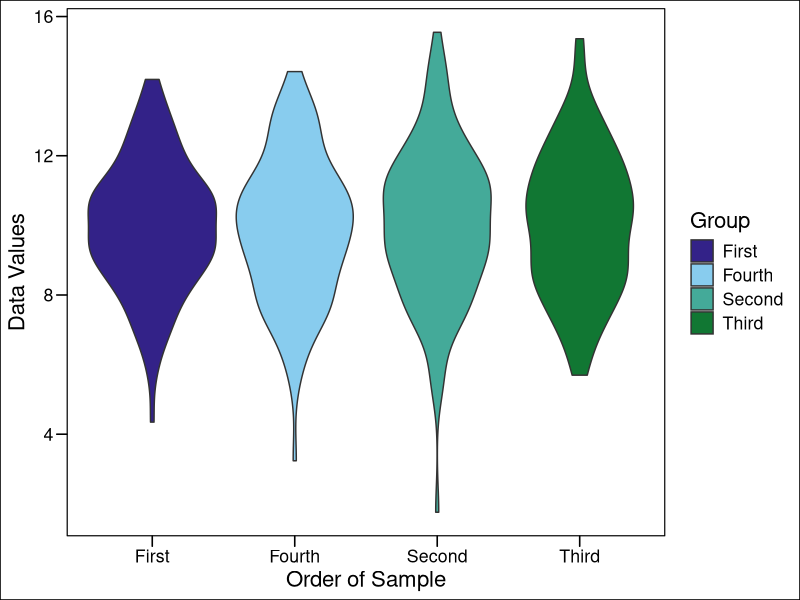

This chart was generated by the following R code: (Note: this script raises an error after producing the figure.)
## ---- chunk 1
options(tidyverse.quiet = TRUE)
## ---- chunk 2
df = data.frame(
  num_ex = sample(c(1,2,3,4), replace = TRUE, 50),
  log_ex = sample(c(TRUE, FALSE), replace = TRUE, 50),
  chr_ex = sample(c("hehe", "haha"), replace = TRUE, 50)
)
str(df)
## ---- chunk 3
library(tidyverse)

df_fac = df %>% 
  dplyr::mutate(
    num_ex = as.factor(num_ex),
    log_ex = as.factor(log_ex),
    chr_ex = as.factor(chr_ex)
  )
str(df_fac)
## ---- chunk 4
df_both = df %>% 
  dplyr::mutate(
    num_ex_fac = as.factor(num_ex),
    log_ex_fac = as.factor(log_ex),
    chr_ex_fac = as.factor(chr_ex)
  )
str(df_both)
## ---- chunk 5
group = sample(c("First", "Second", "Third", "Fourth"), 500, replace = TRUE)
vals = rnorm(500, mean = 10, sd = 2)
df = data.frame(group = as.factor(group), vals)
## ---- chunk 6
levels(df$group)
## ---- chunk 7
library(ggthemes)
ggplot(data = df) +
  geom_violin(aes(x = group, y = vals, fill = group)) +
  theme_base() +
  labs(x = "Order of Sample", y = "Data Values") +
  scale_fill_manual("Group", values = c("#332288", "#88CCEE",
                                          "#44AA99", "#117733"))
## ---- chunk 8
library(forcats)
df$group = forcats::fct_relevel(
  df$group, levels = c("First", "Second", "Third", "Fourth")
  )
# now we can use the base R function `levels()` to check if the order is what
# we want it to be
levels(df$group)

## ---- chunk 9
ggplot(data = df) +
  geom_violin(aes(x = group, y = vals, fill = group)) +
  theme_base() +
  labs(x = "Order of Sample", y = "Data Values") +
  scale_fill_manual("Group", values = c("#332288", "#88CCEE",
                                          "#44AA99", "#117733"))
## ---- chunk 10
group = factor(sample(c("4", "5", "Six", "7"), size = 500, replace = TRUE))
vals = rnorm(500, mean = 2, sd = 2.5)
df = data.frame(group, vals)
# let's look at the levels of our `group` column
levels(df$group)
## ---- chunk 11
df = df %>% 
  dplyr::mutate(
    group = recode(
      # first argument is the data object
      group, 
      # next argument is the level we want to replace
      "Six" = "6")
  )
## ---- chunk 12
levels(df$group)
## ---- chunk 13
df = df %>% 
  dplyr::mutate(
    group = forcats::fct_relevel(group, c("4", "5", "6", "7"))
  )
levels(df$group)
